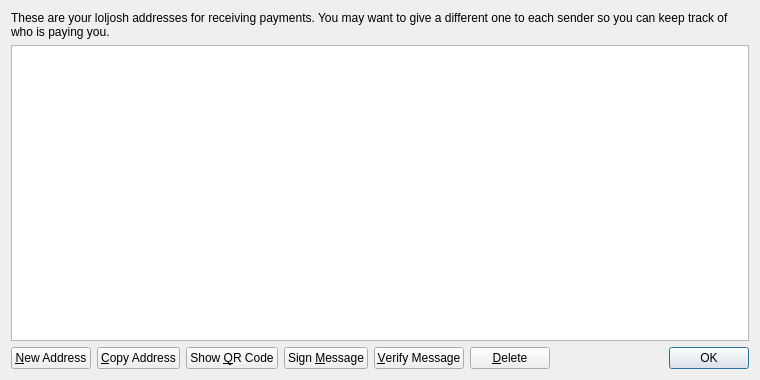
<?xml version="1.0" encoding="UTF-8"?>
<ui version="4.0">
 <class>AddressBookPage</class>
 <widget class="QWidget" name="AddressBookPage">
  <property name="geometry">
   <rect>
    <x>0</x>
    <y>0</y>
    <width>760</width>
    <height>380</height>
   </rect>
  </property>
  <property name="windowTitle">
   <string>Address Book</string>
  </property>
  <layout class="QVBoxLayout" name="verticalLayout">
   <item>
    <widget class="QLabel" name="labelExplanation">
     <property name="text">
      <string>These are your loljosh addresses for receiving payments. You may want to give a different one to each sender so you can keep track of who is paying you.</string>
     </property>
     <property name="textFormat">
      <enum>Qt::PlainText</enum>
     </property>
     <property name="wordWrap">
      <bool>true</bool>
     </property>
    </widget>
   </item>
   <item>
    <widget class="QTableView" name="tableView">
     <property name="contextMenuPolicy">
      <enum>Qt::CustomContextMenu</enum>
     </property>
     <property name="toolTip">
      <string>Double-click to edit address or label</string>
     </property>
     <property name="tabKeyNavigation">
      <bool>false</bool>
     </property>
     <property name="alternatingRowColors">
      <bool>true</bool>
     </property>
     <property name="selectionMode">
      <enum>QAbstractItemView::SingleSelection</enum>
     </property>
     <property name="selectionBehavior">
      <enum>QAbstractItemView::SelectRows</enum>
     </property>
     <property name="sortingEnabled">
      <bool>true</bool>
     </property>
     <attribute name="verticalHeaderVisible">
      <bool>false</bool>
     </attribute>
    </widget>
   </item>
   <item>
    <layout class="QHBoxLayout" name="horizontalLayout">
     <item>
      <widget class="QPushButton" name="newAddressButton">
       <property name="toolTip">
        <string>Create a new address</string>
       </property>
       <property name="text">
        <string>&amp;New Address</string>
       </property>
       <property name="icon">
        <iconset resource="../bitcoin.qrc">
         <normaloff>:/icons/add</normaloff>:/icons/add</iconset>
       </property>
      </widget>
     </item>
     <item>
      <widget class="QPushButton" name="copyToClipboard">
       <property name="toolTip">
        <string>Copy the currently selected address to the system clipboard</string>
       </property>
       <property name="text">
        <string>&amp;Copy Address</string>
       </property>
       <property name="icon">
        <iconset resource="../bitcoin.qrc">
         <normaloff>:/icons/editcopy</normaloff>:/icons/editcopy</iconset>
       </property>
      </widget>
     </item>
     <item>
      <widget class="QPushButton" name="showQRCode">
       <property name="text">
        <string>Show &amp;QR Code</string>
       </property>
       <property name="icon">
        <iconset resource="../bitcoin.qrc">
         <normaloff>:/icons/qrcode</normaloff>:/icons/qrcode</iconset>
       </property>
      </widget>
     </item>
     <item>
      <widget class="QPushButton" name="signMessage">
       <property name="toolTip">
        <string>Sign a message to prove you own a loljosh address</string>
       </property>
       <property name="text">
        <string>Sign &amp;Message</string>
       </property>
       <property name="icon">
        <iconset resource="../bitcoin.qrc">
         <normaloff>:/icons/edit</normaloff>:/icons/edit</iconset>
       </property>
      </widget>
     </item>
     <item>
      <widget class="QPushButton" name="verifyMessage">
       <property name="toolTip">
        <string>Verify a message to ensure it was signed with a specified loljosh address</string>
       </property>
       <property name="text">
        <string>&amp;Verify Message</string>
       </property>
       <property name="icon">
        <iconset resource="../bitcoin.qrc">
         <normaloff>:/icons/transaction_0</normaloff>:/icons/transaction_0</iconset>
       </property>
      </widget>
     </item>
     <item>
      <widget class="QPushButton" name="deleteButton">
       <property name="toolTip">
        <string>Delete the currently selected address from the list</string>
       </property>
       <property name="text">
        <string>&amp;Delete</string>
       </property>
       <property name="icon">
        <iconset resource="../bitcoin.qrc">
         <normaloff>:/icons/remove</normaloff>:/icons/remove</iconset>
       </property>
      </widget>
     </item>
     <item>
      <spacer name="horizontalSpacer">
       <property name="orientation">
        <enum>Qt::Horizontal</enum>
       </property>
       <property name="sizeHint" stdset="0">
        <size>
         <width>40</width>
         <height>20</height>
        </size>
       </property>
      </spacer>
     </item>
     <item>
      <widget class="QDialogButtonBox" name="buttonBox">
       <property name="sizePolicy">
        <sizepolicy hsizetype="Maximum" vsizetype="Fixed">
         <horstretch>0</horstretch>
         <verstretch>0</verstretch>
        </sizepolicy>
       </property>
       <property name="standardButtons">
        <set>QDialogButtonBox::Ok</set>
       </property>
      </widget>
     </item>
    </layout>
   </item>
  </layout>
 </widget>
 <resources>
  <include location="../bitcoin.qrc"/>
 </resources>
 <connections/>
</ui>
